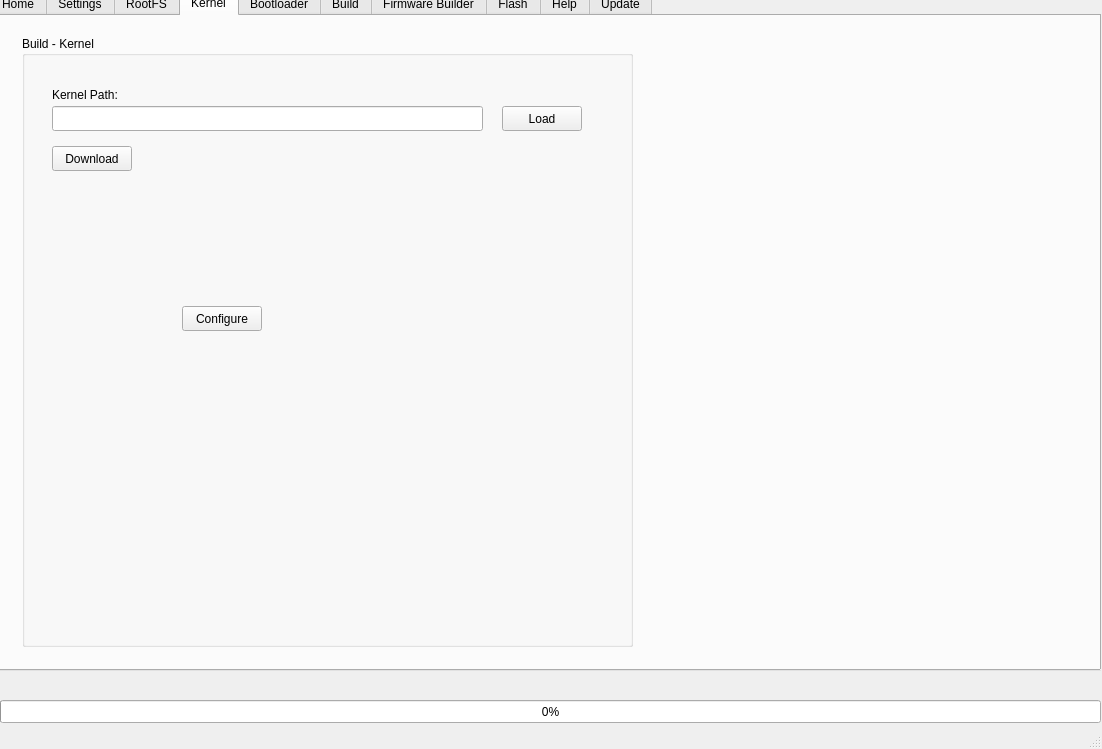
<?xml version="1.0" encoding="UTF-8"?>
<ui version="4.0">
 <class>MainWindow</class>
 <widget class="QMainWindow" name="MainWindow">
  <property name="geometry">
   <rect>
    <x>0</x>
    <y>0</y>
    <width>1102</width>
    <height>749</height>
   </rect>
  </property>
  <property name="windowTitle">
   <string>Firmware Builder - v0.0.1</string>
  </property>
  <widget class="QWidget" name="centralwidget">
   <widget class="QTabWidget" name="tabWidget">
    <property name="geometry">
     <rect>
      <x>-10</x>
      <y>-10</y>
      <width>1111</width>
      <height>681</height>
     </rect>
    </property>
    <property name="currentIndex">
     <number>3</number>
    </property>
    <widget class="QWidget" name="tab_home">
     <attribute name="title">
      <string>Home</string>
     </attribute>
    </widget>
    <widget class="QWidget" name="tab_settings">
     <attribute name="title">
      <string>Settings</string>
     </attribute>
    </widget>
    <widget class="QWidget" name="tab_rootfs">
     <attribute name="title">
      <string>RootFS</string>
     </attribute>
    </widget>
    <widget class="QWidget" name="tab_kernel">
     <attribute name="title">
      <string>Kernel</string>
     </attribute>
     <widget class="QGroupBox" name="groupBox_build_kernel">
      <property name="geometry">
       <rect>
        <x>30</x>
        <y>20</y>
        <width>611</width>
        <height>611</height>
       </rect>
      </property>
      <property name="title">
       <string>Build - Kernel</string>
      </property>
      <widget class="QLineEdit" name="kernel_Path">
       <property name="geometry">
        <rect>
         <x>30</x>
         <y>70</y>
         <width>431</width>
         <height>25</height>
        </rect>
       </property>
      </widget>
      <widget class="QPushButton" name="load_kernel_Button">
       <property name="geometry">
        <rect>
         <x>480</x>
         <y>70</y>
         <width>80</width>
         <height>25</height>
        </rect>
       </property>
       <property name="text">
        <string>Load</string>
       </property>
      </widget>
      <widget class="QPushButton" name="download_kernel_Button">
       <property name="geometry">
        <rect>
         <x>30</x>
         <y>110</y>
         <width>80</width>
         <height>25</height>
        </rect>
       </property>
       <property name="text">
        <string>Download</string>
       </property>
      </widget>
      <widget class="QLabel" name="label_kernel_path">
       <property name="geometry">
        <rect>
         <x>30</x>
         <y>50</y>
         <width>121</width>
         <height>17</height>
        </rect>
       </property>
       <property name="text">
        <string>Kernel Path:</string>
       </property>
      </widget>
      <widget class="QPushButton" name="configure_Button">
       <property name="geometry">
        <rect>
         <x>160</x>
         <y>270</y>
         <width>80</width>
         <height>25</height>
        </rect>
       </property>
       <property name="text">
        <string>Configure</string>
       </property>
      </widget>
     </widget>
    </widget>
    <widget class="QWidget" name="tab_bootloader">
     <attribute name="title">
      <string>Bootloader</string>
     </attribute>
    </widget>
    <widget class="QWidget" name="tab_build">
     <attribute name="title">
      <string>Build</string>
     </attribute>
    </widget>
    <widget class="QWidget" name="tab_fw_builder">
     <attribute name="title">
      <string>Firmware Builder</string>
     </attribute>
     <widget class="QGroupBox" name="groupBox_pi_gen">
      <property name="geometry">
       <rect>
        <x>30</x>
        <y>20</y>
        <width>521</width>
        <height>601</height>
       </rect>
      </property>
      <property name="title">
       <string>PI - GEN</string>
      </property>
      <widget class="QLabel" name="label_pi_gen">
       <property name="geometry">
        <rect>
         <x>30</x>
         <y>60</y>
         <width>101</width>
         <height>17</height>
        </rect>
       </property>
       <property name="text">
        <string>PI - GEN:</string>
       </property>
      </widget>
      <widget class="QLineEdit" name="pi_gen_Path">
       <property name="geometry">
        <rect>
         <x>30</x>
         <y>80</y>
         <width>381</width>
         <height>25</height>
        </rect>
       </property>
      </widget>
      <widget class="QPushButton" name="load_PIGen_Button">
       <property name="geometry">
        <rect>
         <x>420</x>
         <y>80</y>
         <width>80</width>
         <height>25</height>
        </rect>
       </property>
       <property name="text">
        <string>Load</string>
       </property>
      </widget>
      <widget class="QLabel" name="label_select_target_board_pigen">
       <property name="geometry">
        <rect>
         <x>30</x>
         <y>120</y>
         <width>171</width>
         <height>17</height>
        </rect>
       </property>
       <property name="text">
        <string>Select Target-Board:</string>
       </property>
      </widget>
      <widget class="QComboBox" name="comboBox_buildroot_boards_pigen">
       <property name="geometry">
        <rect>
         <x>30</x>
         <y>140</y>
         <width>271</width>
         <height>25</height>
        </rect>
       </property>
       <item>
        <property name="text">
         <string>Raspberry Pi 1</string>
        </property>
       </item>
       <item>
        <property name="text">
         <string>Raspberry Pi 2</string>
        </property>
       </item>
       <item>
        <property name="text">
         <string>Raspberry Pi 3</string>
        </property>
       </item>
       <item>
        <property name="text">
         <string>Raspberry Pi 4</string>
        </property>
       </item>
       <item>
        <property name="text">
         <string>Raspberry Pi 5</string>
        </property>
       </item>
      </widget>
      <widget class="QPushButton" name="build_pigen_Button">
       <property name="geometry">
        <rect>
         <x>410</x>
         <y>540</y>
         <width>80</width>
         <height>25</height>
        </rect>
       </property>
       <property name="text">
        <string>Build</string>
       </property>
      </widget>
      <widget class="QLabel" name="label_select_stages">
       <property name="geometry">
        <rect>
         <x>30</x>
         <y>180</y>
         <width>171</width>
         <height>17</height>
        </rect>
       </property>
       <property name="text">
        <string>Select Stages to Skip :</string>
       </property>
      </widget>
      <widget class="QPushButton" name="skip_stages_Button">
       <property name="geometry">
        <rect>
         <x>80</x>
         <y>330</y>
         <width>80</width>
         <height>25</height>
        </rect>
       </property>
       <property name="text">
        <string>SKIP</string>
       </property>
      </widget>
      <widget class="QComboBox" name="comboBox_pigen_select_stages">
       <property name="geometry">
        <rect>
         <x>30</x>
         <y>430</y>
         <width>271</width>
         <height>25</height>
        </rect>
       </property>
       <item>
        <property name="text">
         <string>Stage0</string>
        </property>
       </item>
       <item>
        <property name="text">
         <string>Stage1</string>
        </property>
       </item>
       <item>
        <property name="text">
         <string>Stage2</string>
        </property>
       </item>
       <item>
        <property name="text">
         <string>Stage3</string>
        </property>
       </item>
       <item>
        <property name="text">
         <string>Stage4</string>
        </property>
       </item>
       <item>
        <property name="text">
         <string>stage 5</string>
        </property>
       </item>
      </widget>
      <widget class="QListWidget" name="listWidget">
       <property name="geometry">
        <rect>
         <x>30</x>
         <y>200</y>
         <width>181</width>
         <height>121</height>
        </rect>
       </property>
       <property name="styleSheet">
        <string notr="true">background-color: rgb(77, 77, 77);
color: rgb(0, 255, 217)</string>
       </property>
       <item>
        <property name="text">
         <string>Stage0</string>
        </property>
       </item>
       <item>
        <property name="text">
         <string>Stage1</string>
        </property>
       </item>
       <item>
        <property name="text">
         <string>Stage2</string>
        </property>
       </item>
       <item>
        <property name="text">
         <string>Stage3</string>
        </property>
       </item>
       <item>
        <property name="text">
         <string>Stage4</string>
        </property>
       </item>
       <item>
        <property name="text">
         <string>Stage5</string>
        </property>
       </item>
       <item>
        <property name="text">
         <string>Stage6</string>
        </property>
       </item>
      </widget>
     </widget>
     <widget class="QGroupBox" name="groupBox_buildroot">
      <property name="geometry">
       <rect>
        <x>560</x>
        <y>20</y>
        <width>521</width>
        <height>601</height>
       </rect>
      </property>
      <property name="title">
       <string>Buildroot</string>
      </property>
      <widget class="QLineEdit" name="buildroot_Path">
       <property name="geometry">
        <rect>
         <x>20</x>
         <y>80</y>
         <width>381</width>
         <height>25</height>
        </rect>
       </property>
      </widget>
      <widget class="QLabel" name="label_buildroot_path">
       <property name="geometry">
        <rect>
         <x>20</x>
         <y>60</y>
         <width>101</width>
         <height>17</height>
        </rect>
       </property>
       <property name="text">
        <string>Buildroot - Path:</string>
       </property>
      </widget>
      <widget class="QPushButton" name="load_buildroot_Button">
       <property name="geometry">
        <rect>
         <x>410</x>
         <y>80</y>
         <width>80</width>
         <height>25</height>
        </rect>
       </property>
       <property name="text">
        <string>Load</string>
       </property>
      </widget>
      <widget class="QComboBox" name="comboBox_buildroot_boards">
       <property name="geometry">
        <rect>
         <x>20</x>
         <y>140</y>
         <width>271</width>
         <height>25</height>
        </rect>
       </property>
      </widget>
      <widget class="QLabel" name="label_select_voard">
       <property name="geometry">
        <rect>
         <x>20</x>
         <y>120</y>
         <width>171</width>
         <height>17</height>
        </rect>
       </property>
       <property name="text">
        <string>Select Target-Board:</string>
       </property>
      </widget>
      <widget class="QPushButton" name="build_Button">
       <property name="geometry">
        <rect>
         <x>200</x>
         <y>420</y>
         <width>80</width>
         <height>25</height>
        </rect>
       </property>
       <property name="text">
        <string>Build</string>
       </property>
      </widget>
     </widget>
    </widget>
    <widget class="QWidget" name="tab_flash">
     <attribute name="title">
      <string>Flash</string>
     </attribute>
    </widget>
    <widget class="QWidget" name="tab_help">
     <attribute name="title">
      <string>Help</string>
     </attribute>
    </widget>
    <widget class="QWidget" name="tab_update">
     <attribute name="title">
      <string>Update</string>
     </attribute>
    </widget>
   </widget>
   <widget class="QProgressBar" name="progressBar">
    <property name="geometry">
     <rect>
      <x>0</x>
      <y>700</y>
      <width>1101</width>
      <height>23</height>
     </rect>
    </property>
    <property name="value">
     <number>0</number>
    </property>
   </widget>
  </widget>
  <widget class="QStatusBar" name="statusbar"/>
 </widget>
 <resources/>
 <connections/>
</ui>
